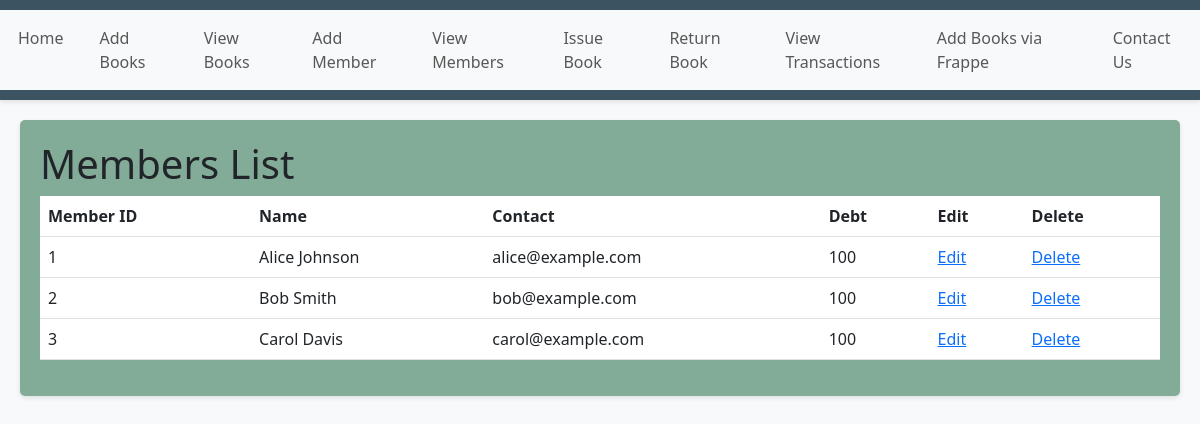
Page /get_members on the earlier database version.
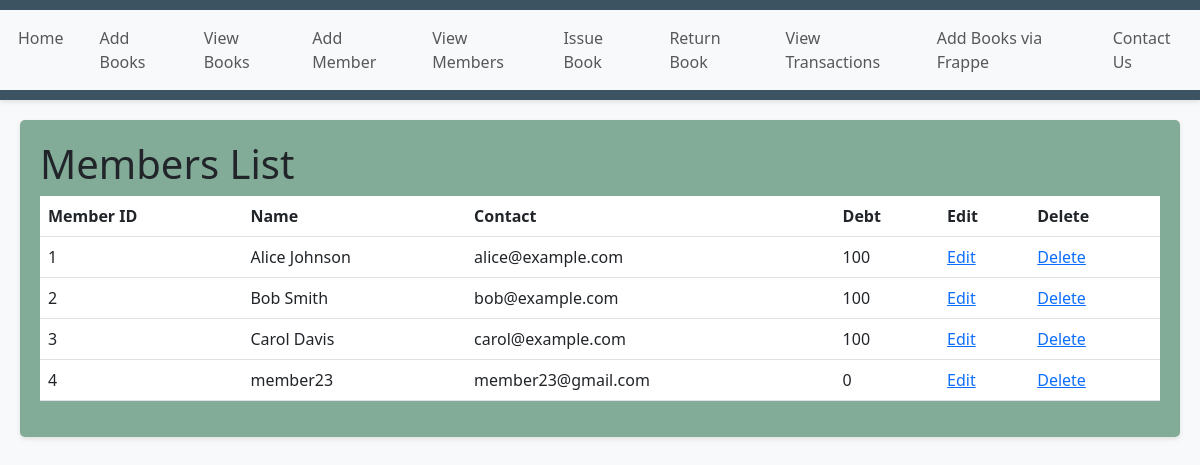
Same page on the later database version.
### tables this page shows
CREATE TABLE "members" (
        "memberID" INTEGER PRIMARY KEY AUTOINCREMENT,
        "name" TEXT,
        "contact" TEXT,
        "debt" INTEGER DEFAULT 0
    );

### app.py (the view)
@app.route('/get_members', methods=['GET'])
def get_members():
    conn = get_db()
    cur = conn.cursor()
    cur.execute('SELECT * FROM members')
    members = cur.fetchall()
    return render_template('members.html', members=members)

### app.py (called while the page is built)
def get_db():
    db = getattr(g, '_database', None)
    if db is None:
        db = g._database = sqlite3.connect(DATABASE)
        db.row_factory = sqlite3.Row
    return db

@app.teardown_appcontext
def close_connection(exception):
    db = getattr(g, '_database', None)
    if db is not None:
        db.close()

### templates/members.html
{% extends 'layout.html' %}
{% block content %}
    <h1>Members List</h1>
    <table class="table">
        <thead>
            <tr>
                <th>Member ID</th>
                <th>Name</th>
                <th>Contact</th>
                <th>Debt</th>
                <th>Edit</th>
                <th>Delete</th>
            </tr>
        </thead>
        <tbody>
            {% for member in members %}
            <tr>
                <td>{{ member['memberID'] }}</td>
                <td>{{ member['name'] }}</td>
                <td>{{ member['contact'] }}</td>
                <td>{{ member['debt'] }}</td>
                <td><a href="{{ url_for('edit_member', memberID=member['memberID']) }}">Edit</a></td>
                <td><a href="{{ url_for('delete_member', memberID=member['memberID']) }}">Delete</a></td>
            </tr>
            {% endfor %}
        </tbody>
    </table>
{% endblock %}

### templates/layout.html (shortened to what this page needs)
<!DOCTYPE html>
<html>
<head>
    <link rel="stylesheet" href="https://cdn.jsdelivr.net/npm/bootstrap@5.3.0/dist/css/bootstrap.min.css">
</head>
<body>
    <header>
        <nav class="navbar navbar-expand-lg navbar-light bg-light">
            <div class="collapse navbar-collapse" id="navbarNav">
                <ul class="navbar-nav">
                    <li class="nav-item">
                        <a class="nav-link" href="{{ url_for('index') }}">Home</a>
                    </li>
                    <li class="nav-item">
                        <a class="nav-link" href="{{ url_for('add_book') }}">Add Books</a>
                    </li>
                    <li class="nav-item">
                        <a class="nav-link" href="{{ url_for('get_books') }}">View Books</a>
                    </li>
                    <li class="nav-item">
                        <a class="nav-link" href="{{ url_for('add_member') }}">Add Member</a>
                    </li>
                    <li class="nav-item">
                        <a class="nav-link" href="{{ url_for('get_members') }}">View Members</a>
                    </li>
                    <li class="nav-item">
                        <a class="nav-link" href="{{ url_for('issue_book') }}">Issue Book</a>
                    </li>
                    <li class="nav-item">
                        <a class="nav-link" href="{{ url_for('return_books') }}">Return Book</a>
                    </li>
                    <li class="nav-item">
                        <a class="nav-link" href="{{ url_for('view_transactions') }}">View Transactions</a>
                    </li>
                    <li class="nav-item">
                        <a class="nav-link" href="{{ url_for('add_external_books') }}">Add Books via Frappe</a>
                    </li>
                    <li class="nav-item">
                        <a class="nav-link" href="{{ url_for('contact_library') }}">Contact Us</a>
                    </li>
                </ul>
            </div>
        </nav>
    </header>
    <main>
        {% block content %}{% endblock %}
    </main>
</body>
</html>

### templates/layout.html (style rules this page uses)
body { background-color: #f8f9fa; }
header { background-color: #3c5362; box-shadow: 0px 2px 5px rgba(0, 0, 0, 0.1); padding: 10px 0; }
nav { justify-content: center; }
.navbar-nav .nav-item { margin: 0 10px; }
main { background-color: #83ac98; margin: 20px; padding: 20px; border-radius: 5px; box-shadow: 0px 2px 5px rgba(0, 0, 0, 0.1); }

Differences in the rows shown:
added members: memberID "4", name "member23", contact "member23@gmail.com", debt "0"
